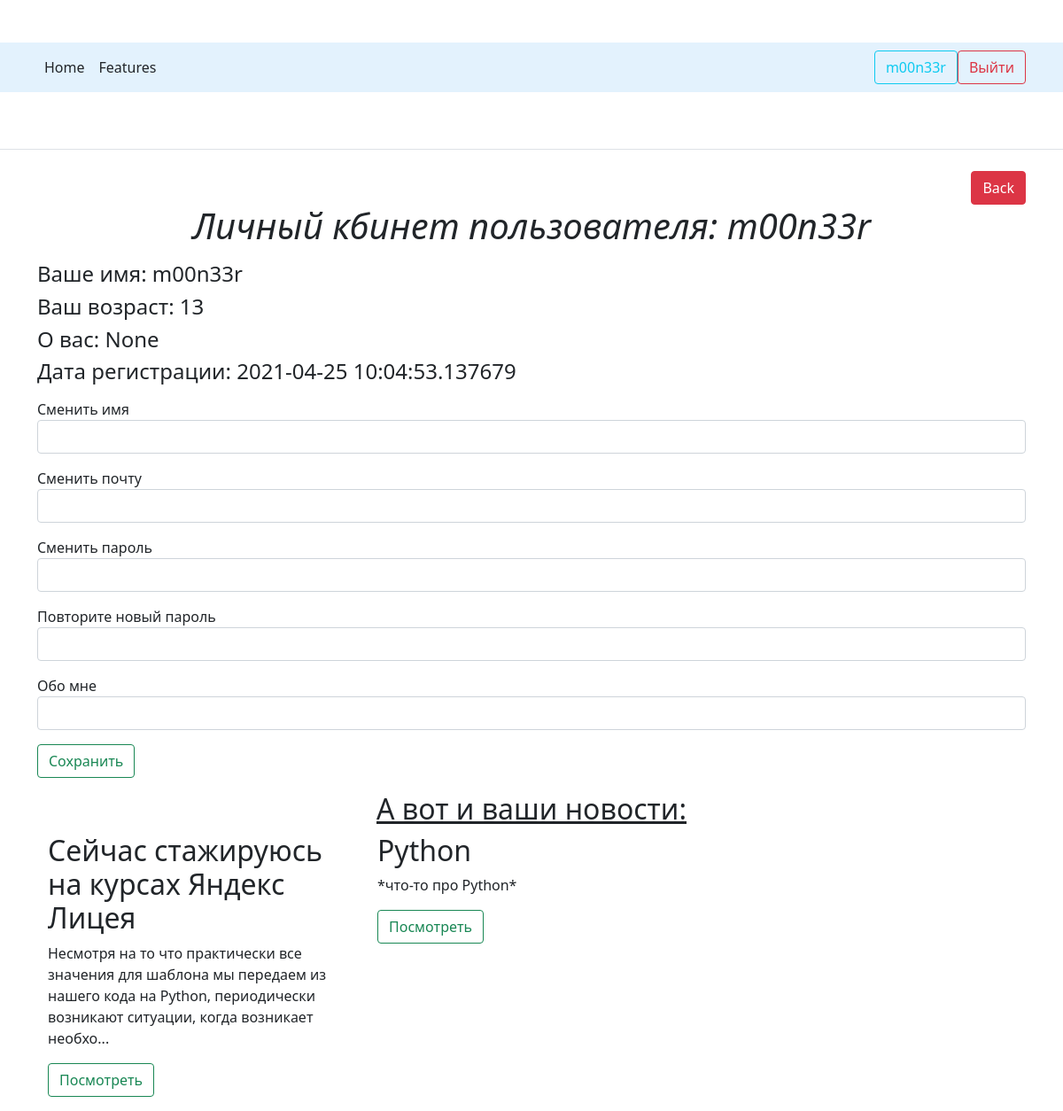
The app's page /bio (signed in) with its own data.
### data/__all_models.py (models this page shows, shortened)
class User(SqlAlchemyBase, UserMixin):
    __tablename__ = 'users'
    id = sqlalchemy.Column(sqlalchemy.Integer, primary_key=True, autoincrement=True)
    name = sqlalchemy.Column(sqlalchemy.String, nullable=True)
    age = sqlalchemy.Column(sqlalchemy.Integer, nullable=True)
    email = sqlalchemy.Column(sqlalchemy.String, index=True, unique=True, nullable=True)
    hashed_password = sqlalchemy.Column(sqlalchemy.String, nullable=True)
    bio = sqlalchemy.Column(sqlalchemy.String, nullable=True)
    signed_date = sqlalchemy.Column(sqlalchemy.DateTime, default=datetime.datetime.now)

class News(SqlAlchemyBase):
    __tablename__ = 'news'
    id = sqlalchemy.Column(sqlalchemy.Integer,
                           primary_key=True, autoincrement=True)
    title = sqlalchemy.Column(sqlalchemy.String, nullable=True)
    content = sqlalchemy.Column(sqlalchemy.String, nullable=True)
    created_date = sqlalchemy.Column(sqlalchemy.DateTime,
                                     default=datetime.datetime.now)
    is_private = sqlalchemy.Column(sqlalchemy.Boolean, default=False)
    user_id = sqlalchemy.Column(sqlalchemy.Integer,
                                sqlalchemy.ForeignKey("users.id"))
    user = orm.relation('User')

### main.py (the view, shortened to what this page needs)
@app.route('/bio', methods=['POST', 'GET'])
def bio():
    session = db_session.create_session()
    form = UserBio()
    msg = ''
    news = session.query(News).filter(current_user.id == News.user_id).all()
    user = session.query(User).filter(current_user.id == User.id).first()
    return render_template('bio.html', form=form, title='Личный кабинет', news=news, message=msg)

### forms.py
class UserBio(FlaskForm):
    name = StringField('Сменить имя')
    email = EmailField('Сменить почту')
    password = PasswordField('Сменить пароль')
    password_again = PasswordField('Повторите новый пароль')
    bio = StringField('Обо мне')
    submit = SubmitField('Сохранить')

### data/db_session.py (called while the page is built)
def create_session() -> Session:
    global __factory
    return __factory()

### main.py (called while the page is built)
@login_manager.user_loader
def load_user(user_id):
    session = db_session.create_session()
    return session.query(User).get(user_id)

### templates/bio.html (shortened to what this page needs)
{% extends "base.html" %}
{% block content %}
<ul class="nav justify-content-end">
    <a class="btn btn-danger " href="/home">Back</a>
</ul>
<h1 align="center">
    <em>Личный кбинет пользователя: {{current_user.name}}</em>
</h1>
<h4>Ваше имя: {{ current_user.name }}</h4>
<h4>Ваш возраст: {{ current_user.age }}</h4>
<h4>О вас: {{ current_user.bio }}</h4>
<h4>Дата регистрации: {{ current_user.signed_date }}</h4>
<form action="" method="post">
    <p>
        {{ form.name.label }}
        {{ form.name(class="form-control") }}
    </p>
    <p>
        {{ form.email.label }}
        {{ form.email(class="form-control", type="email") }}
    </p>
    <p>
        {{ form.password.label }}
        {{ form.password(class="form-control", type="password") }}
    </p>
    <p>
        {{ form.password_again.label }}
        {{ form.password_again(class="form-control", type="password") }}
    </p>
    <p>
        {{ form.bio.label }}
        {{ form.bio(class="form-control") }}
    </p>
    <p>{{ form.submit(type="submit", class="btn btn-outline-success") }}</p>
</form>
{% if news|length %}
<h2 align="center"><u>А вот и ваши новости:</u></h2>
<div class="container">
    <div class="row">
        {% for new in news %}
        <div class="col-md-4">
            <h2>{{new.title}}</h2>
            {% if new.content|length > 150 %}
            <p class="card-text">{{new.content[:149]}}...</p>
            {% else %}
            <p class="card-text">{{new.content}}</p>
            {% endif %}
            <a href="/new/{{new.id}}" class="btn btn-outline-success">Посмотреть</a>
        </div>
        {% endfor %}
    </div>
</div>
{% else %}
<h2 align="center">У вас пока нет ни одной записи :(</h2>
<p align="center">* их можно добавить в гланом меню, зарегистрировавшись</p>
{% endif %}
{% endblock %}

### templates/base.html (shortened to what this page needs)
<!DOCTYPE html>
<html lang="en">
<head>
    <link href="https://cdn.jsdelivr.net/npm/bootstrap@5.0.0-beta3/dist/css/bootstrap.min.css" rel="stylesheet"
>
    <link rel="stylesheet" type="text/css" href="/static/css/base.css"/>
</head>
<body>
<nav class="navbar navbar-light" style="background-color: #e3f2fd;">
    <div class="container d-flex flex-wrap">
        <ul class="nav me-auto">
            <li class="nav-item"><a href="/home" class="nav-link link-dark px-2 active">Home</a></li>
            <li class="nav-item"><a href="/features" class="nav-link link-dark px-2">Features</a></li>
        </ul>
        <ul class="nav">
            {% if current_user.is_authenticated %}
            <a type="button" href="\bio" class="btn btn-outline-info">{{current_user.name}}</a>
            <a type="button" href="\logout" class="btn btn-outline-danger">Выйти</a>
            {% else %}
            <p>
                <a class="btn btn-primary " href="/register">Зарегистрироваться</a>
                <a class="btn btn-success" href="/login">Войти</a>
            </p>
            {% endif %}
        </ul>
    </div>
</nav>
<header class="py-3 mb-4 border-bottom">
    <div class="container d-flex flex-wrap justify-content-center">
        <a href="/home" class="d-flex align-items-center mb-3 mb-md-0 me-md-auto text-dark text-decoration-none">
            <svg class="bi me-2" width="40" height="32">
                <use xlink:href="#bootstrap"/>
            </svg>
        </a>
    </div>
</header>
<main role="main" class="container">
    {% block content %}{% endblock %}
</main>
</body>
</html>

### static/css/base.css (style rules this page uses)
.bi { vertical-align: -.125em; fill: currentColor; }
body { margin-top: 3rem; }

### records on screen
User: name "m00n33r", age "13", bio "None", signed_date "2021-04-25 10:04:53.137679"
News: title "Сейчас стажируюсь на курсах Яндекс Лицея", content "Несмотря на то что практически все значения для шаблона мы передаем из нашего кода на Python, периодически возникают ситуации, когда возникает необхо"
News: title "Python", content "*что-то про Python*"
